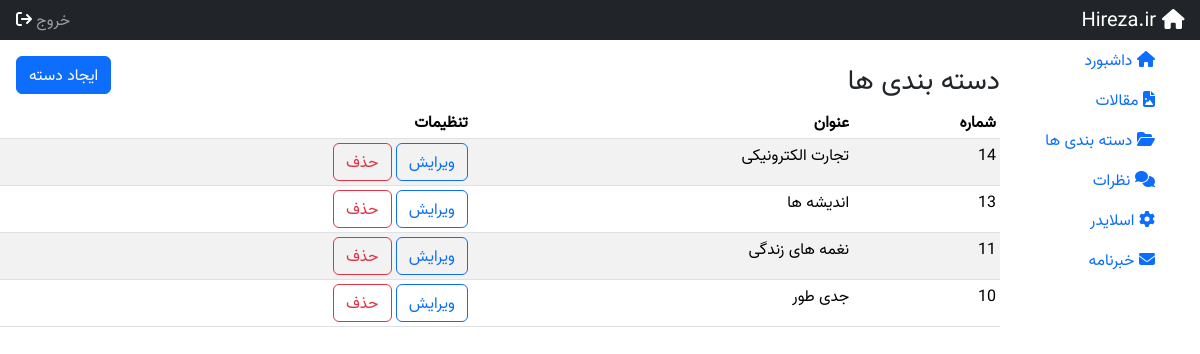
Page /cms/adminpanel/category.php (signed in) on the committed database.
### tables this page shows
CREATE TABLE `categories` (
  `id` int(11) NOT NULL,
  `title` varchar(100) NOT NULL
);

### cms/adminpanel/category.php (the view, shortened to what this page needs)
<?php
require_once("./include/connect.php");
$query_categories = "SELECT * FROM categories ORDER BY id DESC";
$categories = $db->query($query_categories);
require_once("./include/header.php");
?>
<div class="container-fluid">
    <div class="row">
            <?php include("./include/sidebar.php"); ?>
        <div class="col-md-10 col-12 m-0 p-0">
            <div class="d-flex justify-content-between mt-3 ms-3">
                <h3 class="mt-2">دسته بندی ها</h3>
                <a href="new_category.php" class="btn btn-primary h-75">ایجاد دسته</a>
            </div>
            <div class="table-responsive">
                <table class="table table-striped table-sm">
                    <thead>
                        <tr>
                            <th>شماره</th>
                            <th>عنوان</th>
                            <th>تنظیمات</th>
                        </tr>
                    </thead>
                    <tbody>
                        <?php
                        if ($categories->rowCount() > 0) {
                            foreach ($categories as $category) {
                        ?>
                                <tr>
                                    <td><?php echo $category['id'] ?></td>
                                    <td><?php echo $category['title'] ?></td>
                                    <td>
                                        <a href="edit_category.php?id=<?php echo $category['id'] ?>" class="btn btn-outline-primary">ویرایش</a>
                                        <a href="category.php?action=delete&id=<?php echo $category['id'] ?>" class="btn btn-outline-danger">حذف</a>
                                    </td>
                                </tr>
                            <?php
                            }
                        } else {
                            ?>
                            <div class="alert alert-danger" role="start">
                                در حال حاضر دسته ای وجود ندارد!
                            </div>
                        <?php
                        } ?>
                    </tbody>
                </table>
            </div>
            <?php
            require_once("./include/footer.php");
            ?>

### cms/adminpanel/css/admin.css (style rules this page uses)
body { direction: rtl; text-align: right !important; font-family: "vazir" !important; font-size: 1rem; }
a { color:#000; }

### rows in the picture
categories: id "14", title "تجارت الکترونیکی"
categories: id "13", title "اندیشه ها"
categories: id "11", title "نغمه های زندگی"
categories: id "10", title "جدی طور"
